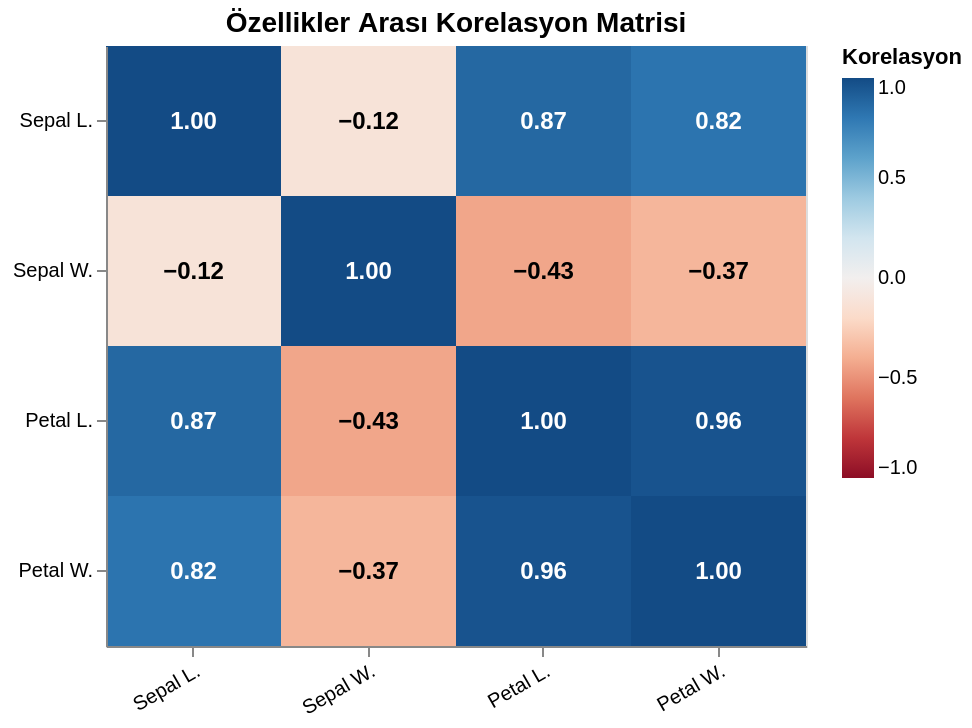

Here is the notebook cell this chart was saved with:
### Code cell
# ─────────────────────────────────────────────────────────────
# Korelasyon Isı Haritası (Altair ile)
# ─────────────────────────────────────────────────────────────
# Özellikler arasındaki ilişkileri görmek, multicollinearity analizi için

# Korelasyon matrisini hesapla
corr_matrix = df_iris[features].corr().round(3)

# Altair için "long format" veri hazırla
corr_long = corr_matrix.reset_index().melt(
    id_vars='index',
    var_name='variable',
    value_name='correlation'
)
corr_long.columns = ['var1', 'var2', 'corr']

# Kısa isimler
short_names = {
    'sepal_length': 'Sepal L.',
    'sepal_width': 'Sepal W.',
    'petal_length': 'Petal L.',
    'petal_width': 'Petal W.'
}
corr_long['var1'] = corr_long['var1'].map(short_names)
corr_long['var2'] = corr_long['var2'].map(short_names)

# Altair ısı haritası
heatmap = alt.Chart(corr_long, title='Özellikler Arası Korelasyon Matrisi').mark_rect().encode(
    x=alt.X('var1:N', title='', sort=None,
             axis=alt.Axis(labelAngle=-30)),
    y=alt.Y('var2:N', title='', sort=None),
    color=alt.Color(
        'corr:Q',
        scale=alt.Scale(scheme='redblue', domain=[-1, 1]),
        legend=alt.Legend(title='Korelasyon')
    ),
    tooltip=['var1:N', 'var2:N', alt.Tooltip('corr:Q', format='.3f')]
).properties(width=350, height=300)

# Değer etiketleri
text = heatmap.mark_text(fontSize=12, fontWeight='bold').encode(
    text=alt.Text('corr:Q', format='.2f'),
    color=alt.condition(
        alt.datum.corr > 0.5,
        alt.value('white'),
        alt.value('black')
    )
)

(heatmap + text).configure_title(fontSize=14).show()

print("💡 Yüksek korelasyon (±0.8+): Petal uzunluk & genişlik birbirine çok bağlı")

### Figure 1 — Vega-Lite specification as saved in the notebook (floating-point values rounded to 4 significant figures)
{"config": {"view": {"continuousWidth": 300, "continuousHeight": 300}, "title": {"fontSize": 14}}, "layer": [{"mark": {"type": "rect"}, "encoding": {"color": {"field": "corr", "legend": {"title": "Korelasyon"}, "scale": {"domain": [-1, 1], "scheme": "redblue"}, "type": "quantitative"}, "tooltip": [{"field": "var1", "type": "nominal"}, {"field": "var2", "type": "nominal"}, {"field": "corr", "format": ".3f", "type": "quantitative"}], "x": {"axis": {"labelAngle": -30}, "field": "var1", "sort": null, "title": "", "type": "nominal"}, "y": {"field": "var2", "sort": null, "title": "", "type": "nominal"}}, "title": "Özellikler Arası Korelasyon Matrisi"}, {"mark": {"type": "text", "fontSize": 12, "fontWeight": "bold"}, "encoding": {"color": {"condition": {"test": "(datum.corr > 0.5)", "value": "white"}, "value": "black"}, "text": {"field": "corr", "format": ".2f", "type": "quantitative"}, "tooltip": [{"field": "var1", "type": "nominal"}, {"field": "var2", "type": "nominal"}, {"field": "corr", "format": ".3f", "type": "quantitative"}], "x": {"axis": {"labelAngle": -30}, "field": "var1", "sort": null, "title": "", "type": "nominal"}, "y": {"field": "var2", "sort": null, "title": "", "type": "nominal"}}, "title": "Özellikler Arası Korelasyon Matrisi"}], "data": {"name": "data-ce5fca9b0b030760e611db917aa6fb82"}, "height": 300, "width": 350, "$schema": "https://vega.github.io/schema/vega-lite/v5.20.1.json", "datasets": {"data-ce5fca9b0b030760e611db917aa6fb82": [{"var1": "Sepal L.", "var2": "Sepal L.", "corr": 1.0}, {"var1": "Sepal W.", "var2": "Sepal L.", "corr": -0.118}, {"var1": "Petal L.", "var2": "Sepal L.", "corr": 0.872}, {"var1": "Petal W.", "var2": "Sepal L.", "corr": 0.818}, {"var1": "Sepal L.", "var2": "Sepal W.", "corr": -0.118}, {"var1": "Sepal W.", "var2": "Sepal W.", "corr": 1.0}, {"var1": "Petal L.", "var2": "Sepal W.", "corr": -0.428}, {"var1": "Petal W.", "var2": "Sepal W.", "corr": -0.366}, {"var1": "Sepal L.", "var2": "Petal L.", "corr": 0.872}, {"var1": "Sepal W.", "var2": "Petal L.", "corr": -0.428}, {"var1": "Petal L.", "var2": "Petal L.", "corr": 1.0}, {"var1": "Petal W.", "var2": "Petal L.", "corr": 0.963}, {"var1": "Sepal L.", "var2": "Petal W.", "corr": 0.818}, {"var1": "Sepal W.", "var2": "Petal W.", "corr": -0.366}, {"var1": "Petal L.", "var2": "Petal W.", "corr": 0.963}, {"var1": "Petal W.", "var2": "Petal W.", "corr": 1.0}]}}
